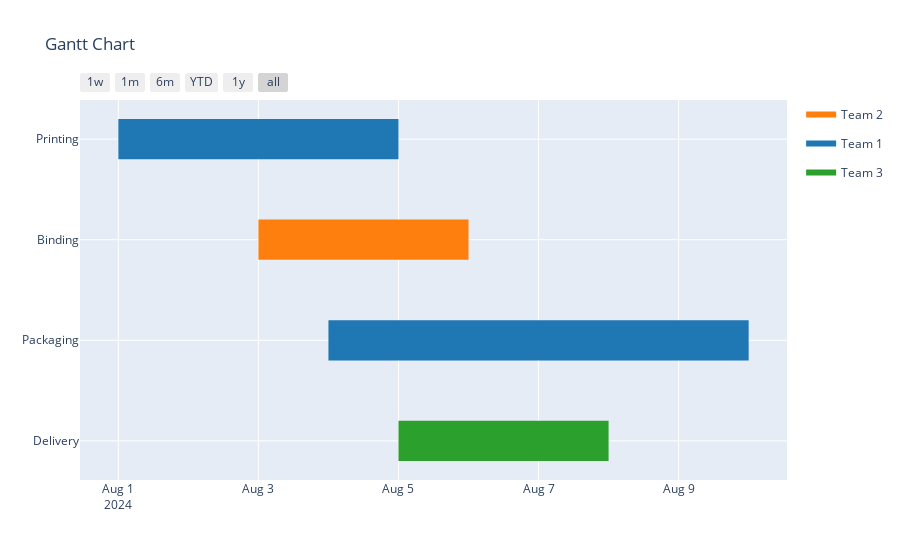

The cell this chart's notebook holds for it:
### Code cell
import plotly.figure_factory as ff

# Sample data for the Gantt chart
tasks = [
    dict(Task="Printing", Start='2024-08-01', Finish='2024-08-05', Resource='Team 1'),
    dict(Task="Binding", Start='2024-08-03', Finish='2024-08-06', Resource='Team 2'),
    dict(Task="Packaging", Start='2024-08-04', Finish='2024-08-10', Resource='Team 1'),
    dict(Task="Task D", Start='2024-08-05', Finish='2024-08-08', Resource='Team 3')
]

# Create the Gantt chart
fig = ff.create_gantt(tasks, index_col='Resource', show_colorbar=True, group_tasks=True, showgrid_x=True, showgrid_y=True)

# Show the plot
fig.show()

### Figure 1 — Plotly figure (JSON) as saved in the notebook; plotly's stock layout.template omitted (floating-point values rounded to 4 significant figures)
{"data": [{"fill": "toself", "fillcolor": "rgb(255, 127, 14)", "hoverinfo": "name", "legendgroup": "rgb(255, 127, 14)", "mode": "none", "name": "Team 2", "showlegend": true, "type": "scatter", "x": ["2024-08-03", "2024-08-06", "2024-08-06", "2024-08-03"], "y": [1.8, 1.8, 2.2, 2.2]}, {"fill": "toself", "fillcolor": "rgb(31, 119, 180)", "hoverinfo": "name", "legendgroup": "rgb(31, 119, 180)", "mode": "none", "name": "Team 1", "showlegend": true, "type": "scatter", "x": ["2024-08-01", "2024-08-05", "2024-08-05", "2024-08-01", "2024-08-01", "2024-08-04", "2024-08-10", "2024-08-10", "2024-08-04"], "y": [2.8, 2.8, 3.2, 3.2, null, 0.8, 0.8, 1.2, 1.2]}, {"fill": "toself", "fillcolor": "rgb(44, 160, 44)", "hoverinfo": "name", "legendgroup": "rgb(44, 160, 44)", "mode": "none", "name": "Team 3", "showlegend": true, "type": "scatter", "x": ["2024-08-05", "2024-08-08", "2024-08-08", "2024-08-05"], "y": [-0.2, -0.2, 0.2, 0.2]}, {"legendgroup": "rgb(255, 127, 14)", "marker": {"color": "rgb(255, 127, 14)", "opacity": 0, "size": 1}, "mode": "markers", "name": "", "showlegend": false, "text": [null, null], "type": "scatter", "x": ["2024-08-03", "2024-08-06"], "y": [2, 2]}, {"legendgroup": "rgb(31, 119, 180)", "marker": {"color": "rgb(31, 119, 180)", "opacity": 0, "size": 1}, "mode": "markers", "name": "", "showlegend": false, "text": [null, null, null, null], "type": "scatter", "x": ["2024-08-01", "2024-08-05", "2024-08-04", "2024-08-10"], "y": [3, 3, 1, 1]}, {"legendgroup": "rgb(44, 160, 44)", "marker": {"color": "rgb(44, 160, 44)", "opacity": 0, "size": 1}, "mode": "markers", "name": "", "showlegend": false, "text": [null, null], "type": "scatter", "x": ["2024-08-05", "2024-08-08"], "y": [0, 0]}], "layout": {"autosize": true, "hovermode": "closest", "showlegend": true, "title": {"text": "Gantt Chart"}, "xaxis": {"autorange": true, "range": ["2024-07-31 11:07:23.259", "2024-08-10 12:52:36.741"], "rangeselector": {"buttons": [{"count": 7, "label": "1w", "step": "day", "stepmode": "backward"}, {"count": 1, "label": "1m", "step": "month", "stepmode": "backward"}, {"count": 6, "label": "6m", "step": "month", "stepmode": "backward"}, {"count": 1, "label": "YTD", "step": "year", "stepmode": "todate"}, {"count": 1, "label": "1y", "step": "year", "stepmode": "backward"}, {"step": "all"}]}, "showgrid": true, "type": "date", "zeroline": false}, "yaxis": {"autorange": true, "range": [-0.3889, 3.389], "showgrid": true, "ticktext": ["Delivery", "Packaging", "Binding", "Printing"], "tickvals": [0, 1, 2, 3], "type": "linear", "zeroline": false}}}
